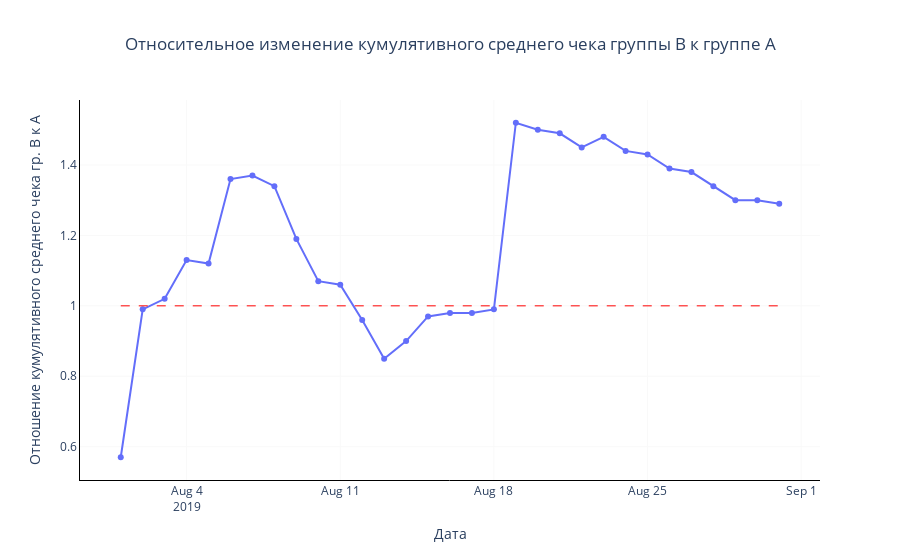

Notebook cell for this chart:
### Code cell
fig = go.Figure()

fig.add_scatter(
    x=merged_сumulative_revenue['date_order'], 
    y=merged_сumulative_revenue['mean_check_ratio'],
    mode='lines+markers'
)

fig.add_shape(type='line',
                x0='2019-08-01',
                y0=1,
                x1='2019-08-31',
                y1=1,
                line=dict(color='Red', dash='dash', width=1),
                xref='x',
                yref='y'
)


fig.update_xaxes(showline=True, linewidth=1, linecolor='black', gridcolor='#f9f9f9')
fig.update_yaxes(showline=True, linewidth=1, linecolor='black', gridcolor='#f9f9f9')

fig.update_layout(
    title='Относительное изменение кумулятивного среднего чека группы B к группе A',
    xaxis_title='Дата',
    yaxis_title='Отношение кумулятивного среднего чека гр. В к А',
    plot_bgcolor='#ffffff'
)

fig.update(layout=dict(title=dict(x=0.5)))



fig.show()

### Figure 1 — Plotly figure (JSON) as saved in the notebook; plotly's stock layout.template omitted (floating-point values rounded to 4 significant figures)
{"data": [{"mode": "lines+markers", "type": "scatter", "x": ["2019-08-01T00:00:00", "2019-08-02T00:00:00", "2019-08-03T00:00:00", "2019-08-04T00:00:00", "2019-08-05T00:00:00", "2019-08-06T00:00:00", "2019-08-07T00:00:00", "2019-08-08T00:00:00", "2019-08-09T00:00:00", "2019-08-10T00:00:00", "2019-08-11T00:00:00", "2019-08-12T00:00:00", "2019-08-13T00:00:00", "2019-08-14T00:00:00", "2019-08-15T00:00:00", "2019-08-16T00:00:00", "2019-08-17T00:00:00", "2019-08-18T00:00:00", "2019-08-19T00:00:00", "2019-08-20T00:00:00", "2019-08-21T00:00:00", "2019-08-22T00:00:00", "2019-08-23T00:00:00", "2019-08-24T00:00:00", "2019-08-25T00:00:00", "2019-08-26T00:00:00", "2019-08-27T00:00:00", "2019-08-28T00:00:00", "2019-08-29T00:00:00", "2019-08-30T00:00:00", "2019-08-31T00:00:00"], "y": [0.57, 0.99, 1.02, 1.13, 1.12, 1.36, 1.37, 1.34, 1.19, 1.07, 1.06, 0.96, 0.85, 0.9, 0.97, 0.98, 0.98, 0.99, 1.52, 1.5, 1.49, 1.45, 1.48, 1.44, 1.43, 1.39, 1.38, 1.34, 1.3, 1.3, 1.29]}], "layout": {"plot_bgcolor": "#ffffff", "shapes": [{"line": {"color": "Red", "dash": "dash", "width": 1}, "type": "line", "x0": "2019-08-01", "x1": "2019-08-31", "xref": "x", "y0": 1, "y1": 1, "yref": "y"}], "title": {"text": "Относительное изменение кумулятивного среднего чека группы B к группе A", "x": 0.5}, "xaxis": {"gridcolor": "#f9f9f9", "linecolor": "black", "linewidth": 1, "showline": true, "title": {"text": "Дата"}}, "yaxis": {"gridcolor": "#f9f9f9", "linecolor": "black", "linewidth": 1, "showline": true, "title": {"text": "Отношение кумулятивного среднего чека гр. В к А"}}}}
